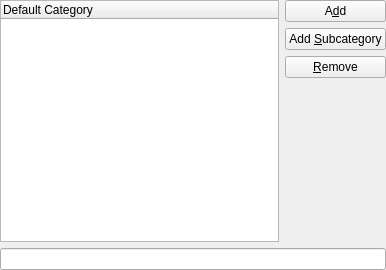
<ui version="4.0" >
 <class>CategoryEditDialog_base</class>
 <widget class="QWidget" name="CategoryEditDialog_base" >
  <property name="geometry" >
   <rect>
    <x>0</x>
    <y>0</y>
    <width>386</width>
    <height>270</height>
   </rect>
  </property>
  <property name="windowTitle" >
   <string>Edit Categories</string>
  </property>
  <layout class="QGridLayout" >
   <property name="margin" >
    <number>0</number>
   </property>
   <property name="spacing" >
    <number>6</number>
   </property>
   <item row="1" column="0" colspan="2" >
    <widget class="QLineEdit" name="mEdit" >
     <property name="clearButtonEnabled" >
      <bool>true</bool>
     </property>
     <property name="toolTip" >
      <string>New category entry</string>
     </property>
     <property name="whatsThis" >
      <string>Type in any text you want to use as a new category or sub-category.</string>
     </property>
    </widget>
   </item>
   <item row="0" column="1" >
    <layout class="QVBoxLayout" >
     <property name="spacing" >
      <number>6</number>
     </property>
     <property name="margin" >
      <number>0</number>
     </property>
     <item>
      <widget class="QPushButton" name="mButtonAdd" >
       <property name="toolTip" >
        <string>Add the entry to the category list</string>
       </property>
       <property name="whatsThis" >
        <string>Click this button to insert the entry into the category list.</string>
       </property>
       <property name="text" >
        <string>A&amp;dd</string>
       </property>
      </widget>
     </item>
     <item>
      <widget class="QPushButton" name="mButtonAddSubcategory" >
       <property name="toolTip" >
        <string>Add the entry as a subcategory of the selected category</string>
       </property>
       <property name="whatsThis" >
        <string>Click this button to insert the entry as a subcategory of the currently selected category.</string>
       </property>
       <property name="text" >
        <string>Add &amp;Subcategory</string>
       </property>
      </widget>
     </item>
     <item>
      <widget class="QPushButton" name="mButtonRemove" >
       <property name="toolTip" >
        <string>Remove the selected category</string>
       </property>
       <property name="whatsThis" >
        <string>Click this button to remove the selected category from the category list.</string>
       </property>
       <property name="text" >
        <string>&amp;Remove</string>
       </property>
      </widget>
     </item>
     <item>
      <spacer>
       <property name="orientation" >
        <enum>Qt::Vertical</enum>
       </property>
       <property name="sizeType" >
        <enum>QSizePolicy::Expanding</enum>
       </property>
       <property name="sizeHint" stdset="0" >
        <size>
         <width>20</width>
         <height>50</height>
        </size>
       </property>
      </spacer>
     </item>
    </layout>
   </item>
   <item row="0" column="0" >
    <widget class="IncidenceEditorNG::AutoCheckTreeWidget" name="mCategories" >
     <property name="toolTip" >
      <string>Category list</string>
     </property>
     <property name="whatsThis" >
      <string>This is a list of all the categories available. You can create as many sub-categories as you want here.</string>
     </property>
     <property name="selectionMode" >
      <enum>QAbstractItemView::ExtendedSelection</enum>
     </property>
     <property name="allColumnsShowFocus" >
      <bool>true</bool>
     </property>
     <property name="columnCount" >
      <number>1</number>
     </property>
     <property name="autoCheck" stdset="0" >
      <bool>false</bool>
     </property>
     <column>
      <property name="text" >
       <string>Default Category</string>
      </property>
     </column>
    </widget>
   </item>
  </layout>
 </widget>
 <customwidgets>
  <customwidget>
   <class>IncidenceEditorNG::AutoCheckTreeWidget</class>
   <extends>QTreeWidget</extends>
   <header>autochecktreewidget.h</header>
  </customwidget>
 </customwidgets>
 <tabstops>
  <tabstop>mCategories</tabstop>
  <tabstop>mEdit</tabstop>
  <tabstop>mButtonAdd</tabstop>
  <tabstop>mButtonAddSubcategory</tabstop>
  <tabstop>mButtonRemove</tabstop>
 </tabstops>
 <resources/>
 <connections/>
</ui>
